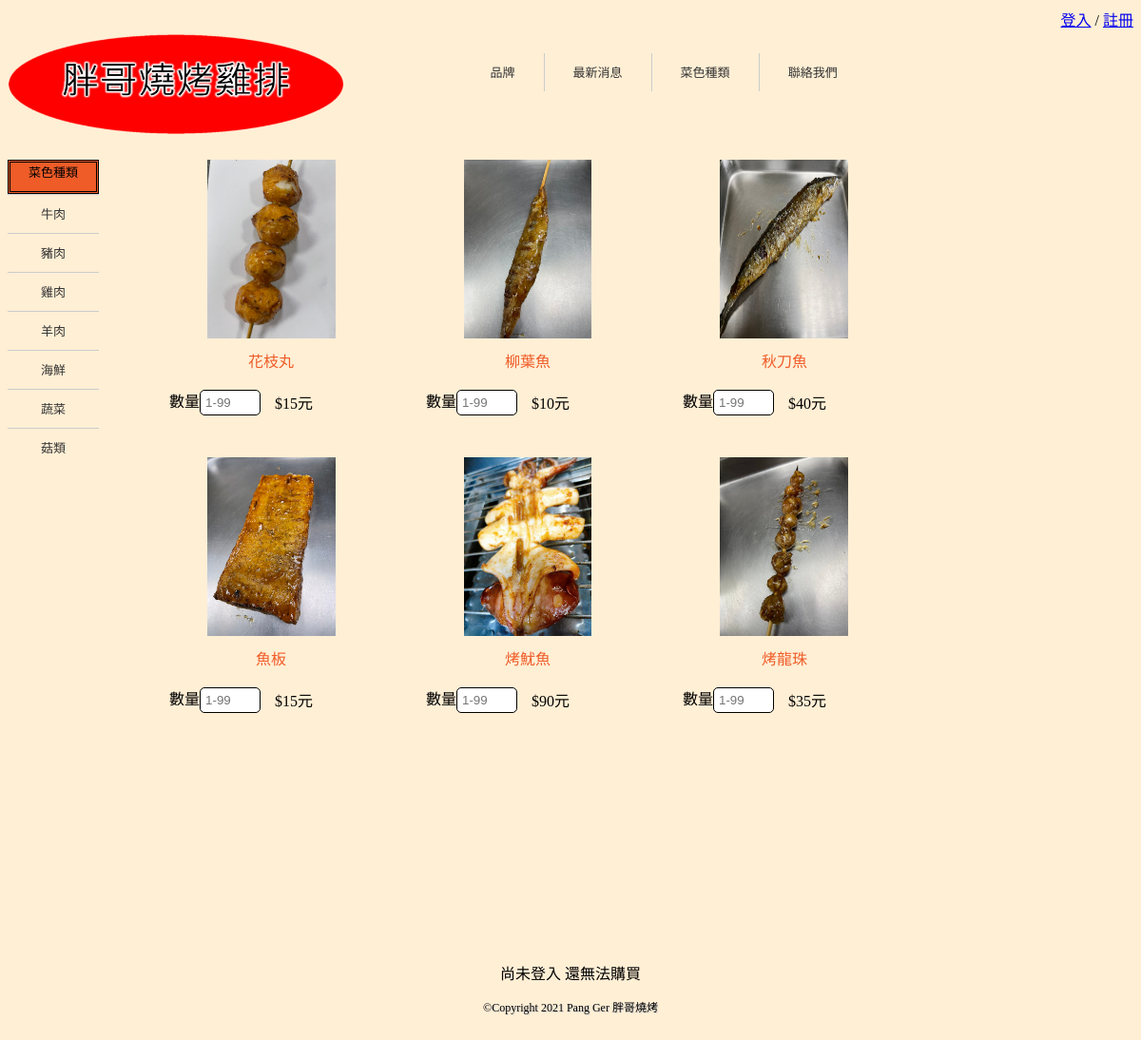
The app's page /dish/seafood/ with its own data.
### myapp/models.py (models this page shows, shortened)
class seafoodview(models.Model):
    salename = models.CharField(max_length=20)
    saleprice = models.IntegerField(default=0)
    imgname = models.CharField(max_length=20)

### myapp/views.py (the view, shortened to what this page needs)
# urls.py: url(r'^dish/seafood/$',views.seafood),
def seafood(request):
    seafoods=models.seafoodview.objects.all()
    now=datetime.now()
    return render(request,"seafood.html",locals())

### templates/seafood.html (shortened to what this page needs)
{% extends "dish_base.html" %}
{% load static %}
{% block content %}
{% for seafood in seafoods %}
    <div>
    <img  src="/static/images/海鮮/{{ seafood.imgname }}.jpg"  />
        <font id='sales'>{{ seafood.salename }}</font>
      <div>
       <table  width="220">
           <td width="25">
               <font>數量</font><input  type="number" name="number"  onchange="count()" id='ex-1' placeholder="1-99">
           </td>
           <td width="15">
               $<font id="saleprice" name="num">{{ seafood.saleprice }}</font>元
           </td>
       </table>
      </div>
    </div>
{% endfor %}
{% endblock %}

### static/css/style2.css (style rules this page uses)
.item div { width:30%; height:40%; color: #ef5c28; text-align:center; float:left; }
.item div img { width:50%; height:60%; }
.item div div { width:100% }
.item div div table { margin-left:auto; margin-right:auto; }
input[type="number"] { padding:5px 5px; border:1px black solid; cursor:pointer; -webkit-border-radius: 5px; border-radius: 5px; width:60%; height:100%; }

### records on screen
seafoodview: shows a picture, salename "花枝丸", saleprice "15"
seafoodview: shows a picture, salename "柳葉魚", saleprice "10"
seafoodview: shows a picture, salename "秋刀魚", saleprice "40"
seafoodview: shows a picture, salename "魚板", saleprice "15"
seafoodview: shows a picture, salename "烤魷魚", saleprice "90"
seafoodview: shows a picture, salename "烤龍珠", saleprice "35"
